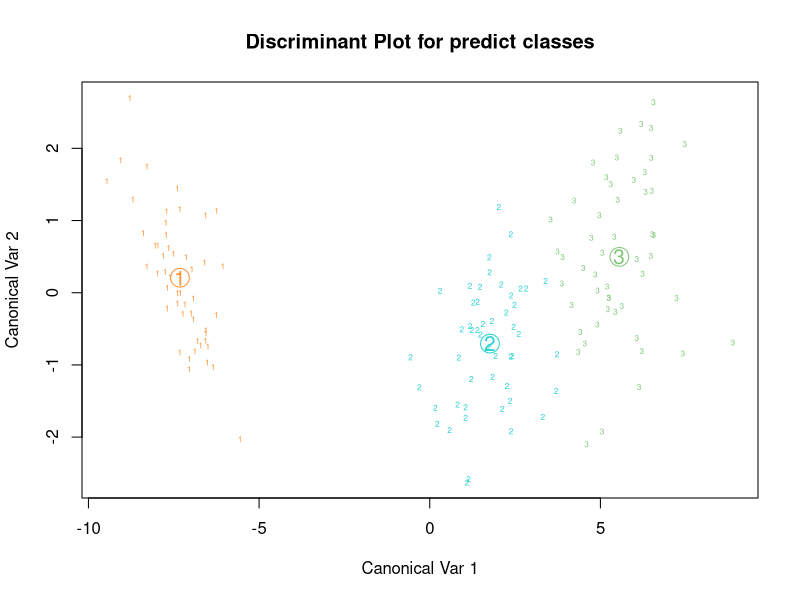
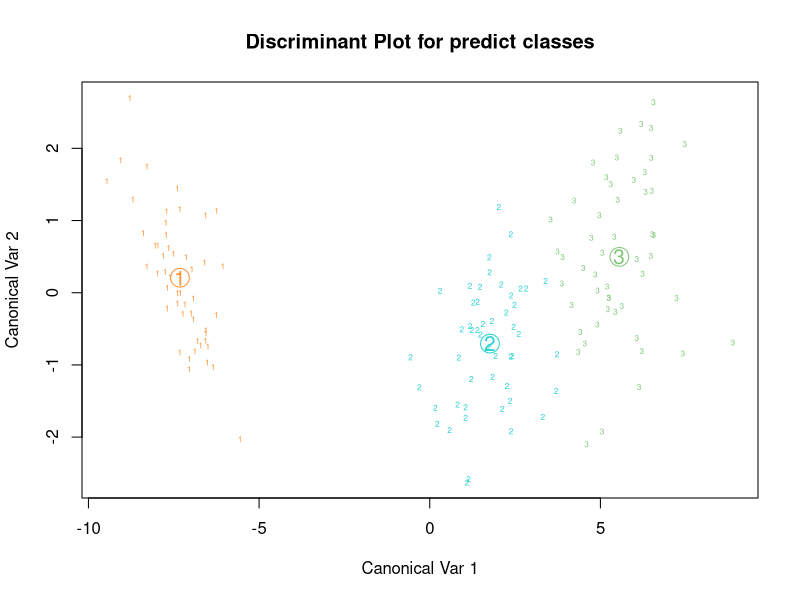
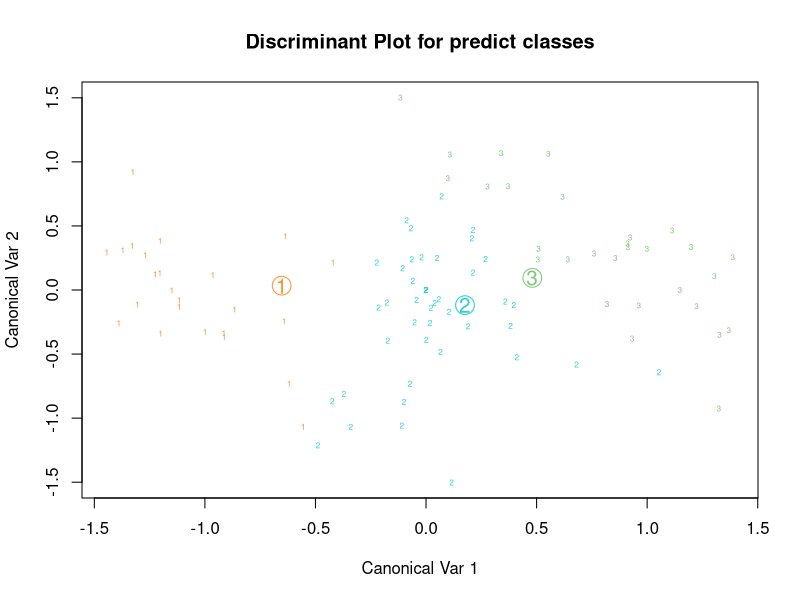
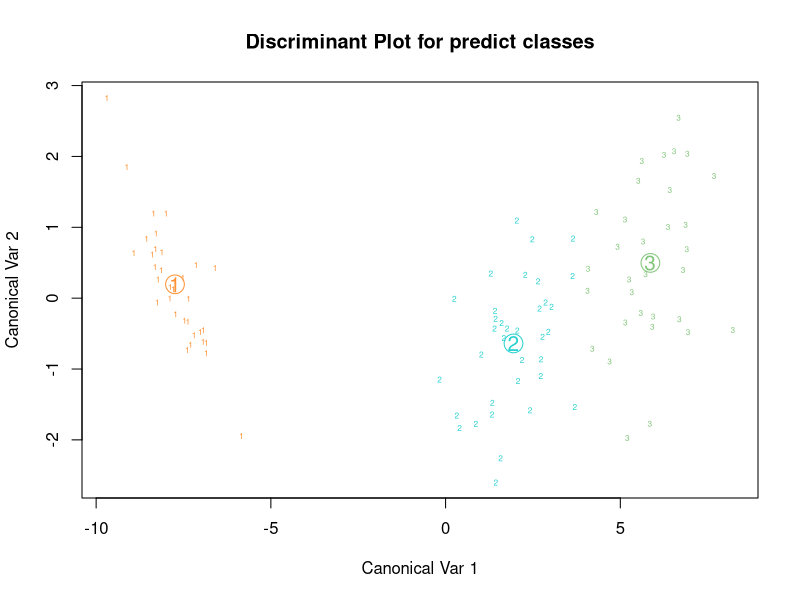
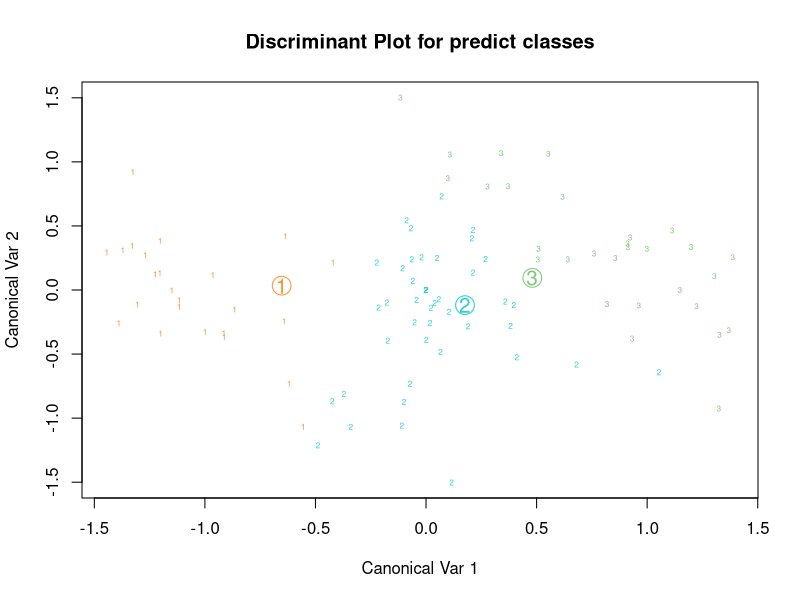

These figures' R source, in order:
#________________________________________________________________________
# 
#  THESIS: Penalized Discriminant Analysis (PDA)
#
#  Author: Katie Roberts
#  Last edited: 12/6/2016
# 
#
#  Goals: 
#  1. Update functions from the 'mda' package to accomodate 
#     a hierarchically structured data set
#         i) Update the gen.ridge function -> gen.ridge.pda
#        ii) Update the contr.fda function -> contr.pda
#       iii) Update the fda function -> pda
#  2. Test functions ignoring hierarchy
#         i) Test original IRIS data fda vs. pda with no hierarchy
#        ii) Test thyroid data fda vs. pda with no hierarchy
#  3. Create IRIS data
#         i) Manipulate the Iris data set to contain a psuedo 
#             hierarchically structured data set 
#  4. Test functions assuming hierarchy
#         i) Test manip. IRIS data with pda using hierarchy
#        ii) Test thyroid data with pda using hierarchy
#  5. Try Thyroid hierarchy data with these models:
#         i) Univariate
#        ii) Final GLMM model used
#             final GLMM model: cancer~ logvol + echoTextureNonHomo + microcalcYes  + (1|patient_num)
#       
#
# Packages used:
# "mda"
#
# Citation of "mda" package used and modified here:
#    S original by Trevor Hastie & Robert Tibshirani. Original R port by Friedrich
#     Leisch, Kurt Hornik and Brian D. Ripley. (2016). mda: Mixture and Flexible
#     Discriminant Analysis. R package version 0.4-9.
#     https://CRAN.R-project.org/package=mda
#________________________________________________________________________

#=================================================================================
#
# PDA EDITED FUNCTIONS FOR HIERARCHICAL DATA
#
#=================================================================================
#install.packages("mda")
library(mda)

#-----------------------------------------------------------------
# GEN RIDGE FUNCTION
#-----------------------------------------------------------------
#gen.ridge
#Perform a penalized regression, as used in penalized discriminant analysis.
gen.ridge.pda <- function (x, y, weights, lambda = 1, h=FALSE,means, omega, df, ...) 
{
  
  
  
  if (h==FALSE){
    if (missing(df) && lambda <= .Machine$double.eps) #.Machine$double.esp is the smallest postitive floating-point number on the machine running R.
      return(polyreg(x, y)) #do a simple polynomial regression on x and y if missing df and lambda is essentially zero.
    d <- dim(x) #dim of the predictor matrix
    mm <- apply(x, 2, mean) #means by column of the pred matrix
    x <- scale(x, mm, FALSE) #center x about the means but don't scale
    
    simple <- if (missing(omega)) 
      TRUE
    else FALSE
    if (!simple) {
      if (!all(match(c("values", "vectors"), names(omega), 
                     FALSE))) 
        stop("You must supply an  eigen-decomposed version of omega")
      vals <- pmax(sqrt(.Machine$double.eps), sqrt(omega$values))
      basis <- scale(omega$vectors, FALSE, vals)
      x <- x %*% basis
    }
    svd.x <- svd(x)
    dd <- svd.x$d
    if (!missing(df)) 
      lambda = df.gold(dd, df)
    df = sum(dd^2/(dd^2 + lambda))
    y <- (t(t(y) %*% svd.x$u) * dd)/(dd^2 + lambda)
    coef <- svd.x$v %*% y
    fitted <- x %*% coef
    if (!simple) 
      coef <- basis %*% coef
    structure(list(fitted.values = fitted, coefficients = coef, 
                   df = df, lambda = lambda, xmeans = mm), class = "gen.ridge")
    
  }else {
    
    if(!missing(means)){
      mm <- means
    }
    
    if (missing(df) && lambda <= .Machine$double.eps)
      return(polyreg(x, y)) 
    
    simple <- if (missing(omega)) 
      TRUE
    else FALSE
    if (!simple) {
      if (!all(match(c("values", "vectors"), names(omega), 
                     FALSE))) 
        stop("You must supply an  eigen-decomposed version of omega")
      vals <- pmax(sqrt(.Machine$double.eps), sqrt(omega$values))
      basis <- scale(omega$vectors, FALSE, vals)
      x <- x %*% basis
    }
    
    svd.x <- svd(x)
    dd <- svd.x$d
    if (!missing(df)) 
      lambda = df.gold(dd, df)
    df = sum(dd^2/(dd^2 + lambda))
    y <- (t(t(y) %*% svd.x$u) * dd)/(dd^2 + lambda)
    coef <- svd.x$v %*% y
    fitted <- x %*% coef
    if (!simple) 
      coef <- basis %*% coef
    structure(list(fitted.values = fitted, coefficients = coef, 
                   df = df, lambda = lambda, xmeans = mm), class = "gen.ridge")
  }
  
  
}
#gen.ridge(x, y, weights, lambda=1, omega, df, ...)
#gen.ridge.pda()

#-----------------------------------------------------------------
# CONTRAST FUNCTION
#-----------------------------------------------------------------
#contr.fda function
#runs matrix of contrasts to compute QR decomp. matrix
contr.pda <- function (p = rep(1, d[1]), contrast.default = contr.helmert(length(p))) 
{
  d <- dim(contrast.default)
  sqp <- sqrt(p/sum(p))
  x <- cbind(1, contrast.default) * outer(sqp, rep(1, d[2] +  1))
  qx <- qr(x)
  J <- qx$rank
  qr.qy(qx, diag(d[1])[, seq(2, J)])/outer(sqp, rep(1, J - 1)) #computes QR decomp. matrix
}


#-----------------------------------------------------------------
# PDA FUNCTION
#-----------------------------------------------------------------
#PDA
#hier = level 1 hierarchy in data if applicable. For the thyroid data this would be subject
pda <- function (formula = formula(data), data = sys.frame(sys.parent()), hier,
                    weights, theta, dimension = J - 1, eps = .Machine$double.eps, 
                    method = gen.ridge.pda, keep.fitted = (n * dimension < 5000), ...) 
{
  
  this.call <- match.call() #will add argument names if they weren't explicit
  m <- match.call(expand.dots = FALSE) #don't expand the ... arguments  
  m[[1]] <- as.name("model.frame") #identify/label the model.frame that's read in
  m <- m[match(names(m), c("", "formula", "data", "hier", "weights"), 0)] #identify/label parts of the function that are read in
  m <- eval(m, parent.frame()) #evaluate m at the parent.frame environment (default)
  
  Terms <- attr(m, "terms") #get term attributes of m
  g <- model.extract(m, "response") #returns the response component of the model frame m
  x <- model.matrix(Terms, m) #creates a design (model) matrix
  
  
  if (attr(Terms, "intercept")) 
    x = x[, -1, drop = FALSE] #if there's an intercept, drop it from x
  dd <- dim(x)
  n <- dd[1] #number of records
  weights <- model.extract(m, weights)
  if (!length(weights)) 
    weights <- rep(1, n) #if no weights, then create numeric list of 1's of length n
  else if (any(weights < 0)) 
    stop("negative weights not allowed")
  if (length(g) != n) 
    stop("g should have length nrow(x)")
  fg <- factor(g)
  prior <- table(fg) #table of factored response variable
  prior <- prior/sum(prior) #converted to percentage (fraction)
  cnames <- levels(fg) #response variable names
  g <- as.numeric(fg) #converts factored levels to numbers
  J <- length(cnames)  #number of levels for response variable
  iswt <- FALSE
  if (missing(weights)) 
    dp <- table(g)/n
  else {
    weights <- (n * weights)/sum(weights)
    dp <- tapply(weights, g, sum)/n
    iswt <- TRUE
  }
  
  if (missing(theta)) 
    theta <- contr.helmert(J) #runs matrix of contrasts
  theta <- contr.pda(dp, theta) #function that creates contrasts to compute QR decomp. matrix
  
  
  
  
  if (missing(hier)) {
    #continue with original function...
    Theta <- theta[g, , drop = FALSE] #applies the theta matrix contrasts to full n matrix 
    fit <- method(x, Theta, weights, ...) # polyreg fit method with x=predictor matrix and Theta=response matrix
    if (iswt) 
      Theta <- Theta * weights
    ssm <- t(Theta) %*% fitted(fit)/n #transpose Theta multiplied by the fitted values of fit/n
    
  }  else {
    #utilize the hierarchy if applicable
    hier <- model.extract(m, hier)
    N <- length(unique(hier)) #number of unique level 1 hierarchical records
    #Theta placeholder
    dimT <- dim(theta) #collect dimensions of theta
    Tcol <- dimT[2] #collect number of columns from theta
    Theta = matrix(ncol=Tcol) #create a placeholder matrix for Theta
    #my.gen.x placeholder
    # my.gen.x = data.matrix(x[0]) #create empty data matrix to fill
    my.gen.x <- matrix(ncol =  ncol(x))
    colnames(my.gen.x) <- colnames(x)
    #my.gen.mm placeholder to collect xmeans
    my.gen.mm <- matrix(ncol =  ncol(x))
    colnames(my.gen.mm) <- colnames(x)
    
    #create if statement to separate those that only have one factor level vs. those with two or more.
    subj <- data.frame(m$`(hier)`)
    names(subj) <- "subj"
    x2 <- cbind(x, subj)
    # unique(x2$subj)
    
    # BEGIN THE LEVEL 1 FOR-LOOP
    for (i in unique(m$`(hier)`)){ #for each level 1 hierarchy (subject...)
      #execute the pda function for nodes within each subject
      hier.data <- m[m$`(hier)`==i,]
      #
      xi.var <- x2[x2$subj==i,]
      xi <- xi.var[,-which(names(xi.var) == "subj")] 
      
      ddi <- dim(xi)
      ni <- ddi[1]
      gi <- model.extract(hier.data, "response")
      gi <- as.numeric(gi) 
      #
      Thetai <- theta[gi, , drop=FALSE]
      Thetai <- Thetai/ni
      # 
      my.gen.d <- dim(xi)
      my.gen.mmi <- apply(xi, 2, mean)
      my.gen.xi <- scale(xi, my.gen.mmi, FALSE)
      my.gen.xi <- my.gen.xi/ni
      
      
      my.gen.mm = rbind(my.gen.mm,my.gen.mmi) #stack xmeans
      Theta = rbind(Theta, Thetai) #stack Thetai's
      my.gen.x = rbind(my.gen.x, my.gen.xi) #stack the my.gen.x's
      
    } #end level 1 for-loop
    
    
    # 
    #remove first row in Thetai's and my.gen.x
    # Theta <- Theta[-1,]
    # my.gen.x <- my.gen.x[-1,]
    # my.gen.mm <- my.gen.mm[-1,]
    Theta <- t(t(Theta[-1,]))
    my.gen.x <- t(t(my.gen.x[-1,]))
    my.gen.mm <- t(t(my.gen.mm[-1,]))
    mm <- apply(my.gen.mm, 2, mean) #means by column of the pred matrix
    
    
    #now use the method=gen.ridge for hierarchy (h!=1)
    fit <- method(my.gen.x, Theta, h=TRUE,means=mm, weights, ...) # polyreg fit method with my.gen.x=predictor matrix, Theta=response matrix, h=2 for hierarchy
    #structure(list(fitted.values = fitted, coefficients = coef, 
    #               df = df, lambda = lambda), class = "gen.ridge")
    if (iswt) 
      Theta <- Theta * weights
    ssm <- t(Theta) %*% fitted(fit)/N #transpose Theta multiplied by the fitted values of fit/n
    
    
    
    
  }
  #get out: Theta, fit, ssm
  
  
  
  
  ed <- svd(ssm, nu = 0) #singular value decomposition of matrix ssm. nu= number of left singular vectors to be computed
  thetan <- ed$v #matrix whose columns contain the right singular vectors of ssm
  lambda <- ed$d #vector containing the singular values of ssm
  # eps = .Machine$double.eps means the smallest positive floating-point number x such that 1+x != 1. Normally 2.220446e-16
  #dimension = J - 1 number of response factors minus 1
  lambda[lambda > 1 - eps] <- 1 - eps #convert value of lambda that are essentially greater than 1 to 1 minus essentially zero =~1
  discr.eigen <- lambda/(1 - lambda)
  pe <- (100 * cumsum(discr.eigen))/sum(discr.eigen)
  dimension <- min(dimension, sum(lambda > eps))
  if (dimension == 0) {
    warning("degenerate problem; no discrimination")
    return(structure(list(dimension = 0, fit = fit, call = this.call), 
                     class = "fda"))
  }
  thetan <- thetan[, seq(dimension), drop = FALSE]
  pe <- pe[seq(dimension)]
  alpha <- sqrt(lambda[seq(dimension)])
  sqima <- sqrt(1 - lambda[seq(dimension)])
  vnames <- paste("v", seq(dimension), sep = "")
  means <- scale(theta %*% thetan, FALSE, sqima/alpha) #scale theta%*%thetan by sqima/alpha
  dimnames(means) <- list(cnames, vnames)
  names(lambda) <- c(vnames, rep("", length(lambda) - dimension))
  names(pe) <- vnames
  
  obj <- structure(list(percent.explained = pe, values = lambda, 
                        means = means, theta.mod = thetan, dimension = dimension, 
                        prior = prior, fit = fit, call = this.call, terms = Terms), 
                   class = "fda")
  obj$confusion <- confusion(predict(obj), fg)
  if (!keep.fitted) 
    obj$fit$fitted.values <- NULL
  obj
}






#=================================================================================
#
# TEST THE FUNCTIONS WITH DATA BELOW
#
#=================================================================================

#-----------------------------------------------------------------
# TEST THE FUNCTION WITH NAIVE APPROACHES COMPARED TO KNOWN MDA
#-----------------------------------------------------------------
# IRIS - they match
data(iris)
head(iris)

#known function with iris data
set.seed(2345)
irisfit <- fda(Species ~ ., data = iris, method=gen.ridge)
irisfit
confusion(irisfit, iris)
irisfit$confusion
plot(irisfit,coords=c(1,2))
coef(irisfit)
# str(irisfit)

#pda function with iris data
set.seed(2345)
irisfit1 <- pda(Species ~ Sepal.Length + Sepal.Width + Petal.Length + Petal.Width, data = iris, method=gen.ridge)
irisfit1
confusion(irisfit1, iris)
irisfit1$confusion
plot(irisfit1)
coef(irisfit1)
# str(irisfit1)


#-----------------------------------------------------------------
# CREATE TESTING IRIS DATA TO USE WITH HIERARCHY
#-----------------------------------------------------------------
#create iris data with added hierarchy
# NOTE: this hierarchy is generated to test the functionality of the code ONLY. There is no correlation
# here so the results should be less than interesting
data(iris)
my.iris <- iris
table(my.iris$Species)
my.iris$subject <- c(rep(1:50,each=3))
my.iris <- my.iris[with(my.iris, order(subject)), ]
#my.iris$node <- ave(my.iris$subject, my.iris$subject, FUN = seq_along)
#my.iris$indic <- sample(0:1, 150, replace=T) # random indicator variable
my.iris
set.seed(165)
my.iris <- my.iris[sample(nrow(my.iris), 100), ]
#sort data by subject and node
my.iris <- my.iris[order(my.iris$subject),]
my.iris$node <- ave(my.iris$subject, my.iris$subject, FUN = seq_along)
my.iris
#need to randomize the order of subject and node so that the outcome (species) will be spread over subjects
subnode <- my.iris[6:7]
subnode
names(subnode) <- c("sub1","node1")
set.seed(165)
ran <- subnode[sample(nrow(subnode)),]
my.iris <- cbind(my.iris, ran)
my.iris <- my.iris[,-c(6:7)]
names(my.iris)[names(my.iris)=="sub1"] <- "subject"
names(my.iris)[names(my.iris)=="node1"] <- "node"
my.iris <- my.iris[with(my.iris, order(subject)), ]
my.iris


#-----------------------------------------------------------------
# TEST THE FUNCTION WITH HIERARCHICALLY STRUCTURED DATA
#-----------------------------------------------------------------
# IRIS
head(my.iris)

#my function with hierarchical my.iris data
set.seed(2345)
irisfit2 <- pda(Species ~ Sepal.Length+Sepal.Width+Petal.Length+Petal.Width, hier= subject,data = my.iris, method=gen.ridge)
irisfit2
#confusion(irisfit2, my.iris)
irisfit2$confusion
plot(irisfit2)
coef(irisfit2)





# Compare non-hier to hier IRIS data
head(my.iris)

#my function with iris data
set.seed(2345)
irisfit.NOhier <- pda(Species ~ Sepal.Length + Sepal.Width + Petal.Length + Petal.Width, data = my.iris, method=gen.ridge)
irisfit.NOhier
confusion(irisfit.NOhier, my.iris)
irisfit.NOhier$confusion
plot(irisfit.NOhier)
coef(irisfit.NOhier)
# str(irisfit.NOhier)

#my function with hierarchical my.iris data
set.seed(2345)
irisfit.hier <- pda(Species ~ Sepal.Length+Sepal.Width+Petal.Length+Petal.Width, hier= subject,data = my.iris, method=gen.ridge)
irisfit.hier
#confusion(irisfit.hier, my.iris)
irisfit.hier$confusion
plot(irisfit.hier)
coef(irisfit.hier)
